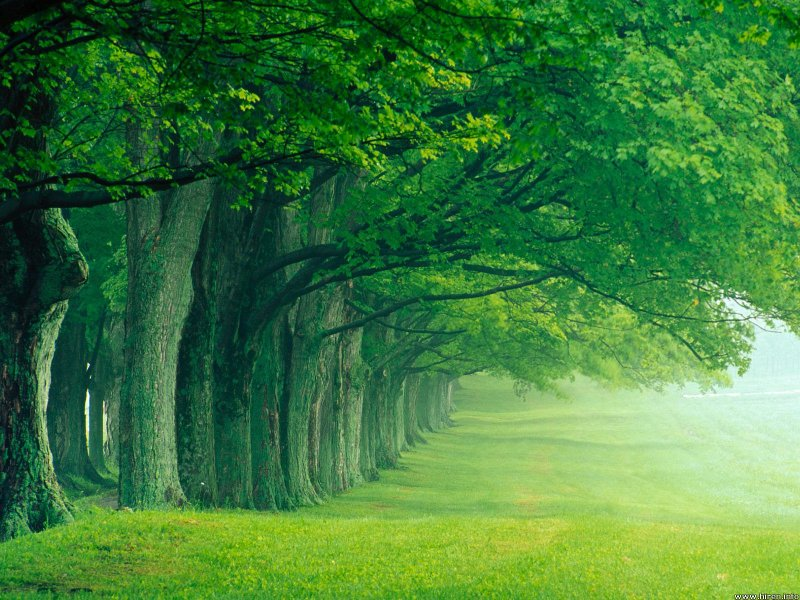
//> input picture dataset/trees.png, 800 x 600 px
$ ./main   (built with g++ and OpenCV 4)
//> lines starting //> are read from the running program, lines starting //| are printed output that depends on the picture
// http://blog.csdn.net/matrix_space/article/details/22488467
// http://blog.csdn.net/matrix_space/article/details/37914085
// PS图层混合算法（六）：差值、溶解、排除
#include "opencv2/core/core.hpp"
#include "opencv2/highgui/highgui.hpp"
#include "opencv2/imgproc/imgproc.hpp"

// 差值
void difference(const cv::Mat& src1, const cv::Mat& src2, cv::Mat& dst)
{
	CV_Assert(src1.size() == src2.size());
	CV_Assert(src1.type() == CV_32FC3 && src2.type() == CV_32FC3);

	dst = src1 - src2;
	dst = cv::abs(dst);
}

// 排除
void exclusion(const cv::Mat& src1, const cv::Mat& src2, cv::Mat& dst)
{
	CV_Assert(src1.size() == src2.size());
	CV_Assert(src1.type() == CV_32FC3 && src2.type() == CV_32FC3);

	dst.create(src1.size(), src1.type());

	const int h = src1.rows;
	const int w = src1.cols;
	for (int y = 0; y < h; ++y)
	{
		cv::Vec3f* dstData = dst.ptr<cv::Vec3f>(y);
		const cv::Vec3f* src1Data = src1.ptr<cv::Vec3f>(y);
		const cv::Vec3f* src2Data = src2.ptr<cv::Vec3f>(y);
		for (int x = 0; x < w; ++x)
		{
			cv::Vec3f& d = dstData[x];
			const cv::Vec3f& s1 = src1Data[x];
			const cv::Vec3f& s2 = src2Data[x];
			for (int i = 0; i < 3; ++i)
			{
				d[i] = s1[i] + s2[i] - 2.0f * s1[i] * s2[i];
				d[i] = std::min(d[i], 1.0f);
			}
		}
	}
}

// 溶解
void dissolve(const cv::Mat& src1, const cv::Mat& src2, cv::Mat& dst, float alpha)
{
	CV_Assert(src1.size() == src2.size());
	CV_Assert(src1.type() == CV_32FC3 && src2.type() == CV_32FC3);
	CV_Assert(alpha >= 0.0f && alpha <= 1.0f);

	dst = src1.clone();

	cv::Mat randMat(src1.size(), CV_32FC1);
	cv::randu(randMat, 0.0f, 1.0f);

	const int h = src1.rows;
	const int w = src1.cols;
	for (int y = 0; y < h; ++y)
	{
		cv::Vec3f* dstData = dst.ptr<cv::Vec3f>(y);
		const cv::Vec3f* src2Data = src2.ptr<cv::Vec3f>(y);
		const float* randData = randMat.ptr<float>(y);
		for (int x = 0; x < w; ++x)
		{
			cv::Vec3f& d = dstData[x];
			const cv::Vec3f& s2 = src2Data[x];
			if (randData[x] < alpha)
			{
				for (int i = 0; i < 3; ++i)
				{
					d[i] = s2[i];
				}
			}
		}
	}
}

int main()
{
	cv::Mat imageUp = cv::imread("../../dataset/trees.png");
//> imageUp is the input picture: 600 rows x 800 cols, CV_8UC3; mean B, G, R 60.1, 125.1, 64.5
	cv::Mat imageDown = cv::imread("../../dataset/mountains.png");
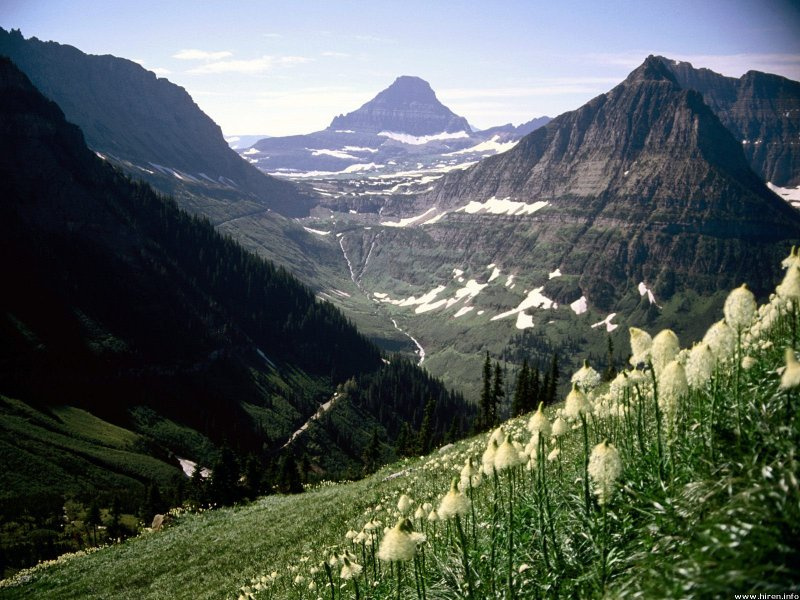
//> input picture dataset/mountains.png, 800 x 600 px
//> imageDown is the input picture: 600 rows x 800 cols, CV_8UC3; mean B, G, R 89.3, 93.9, 85.1
	if (imageUp.empty() || imageDown.empty()
		|| imageUp.size() != imageDown.size())
	{
		return -1;
	}

	cv::imshow("Original up image", imageUp);
	cv::imshow("Original down image", imageDown);

	imageUp.convertTo(imageUp, CV_32FC3, 1.0 / 255.0);
//> imageUp: 600 rows x 800 cols, CV_32FC3
	imageDown.convertTo(imageDown, CV_32FC3, 1.0 / 255.0);
//> imageDown: 600 rows x 800 cols, CV_32FC3

	cv::Mat differenceImage;
	difference(imageUp, imageDown, differenceImage);
//> in difference, `dst = src1 - src2;`:
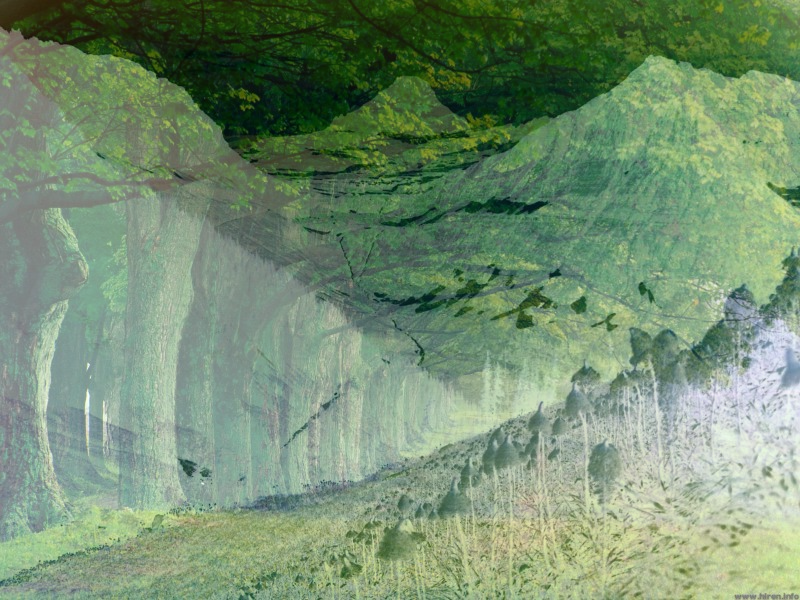
//> dst: 600 rows x 800 cols, CV_32FC3; mean B, G, R -0.115, 0.122, -0.0808; drawn with min black and max white
//> in difference, `dst = cv::abs(dst);`:
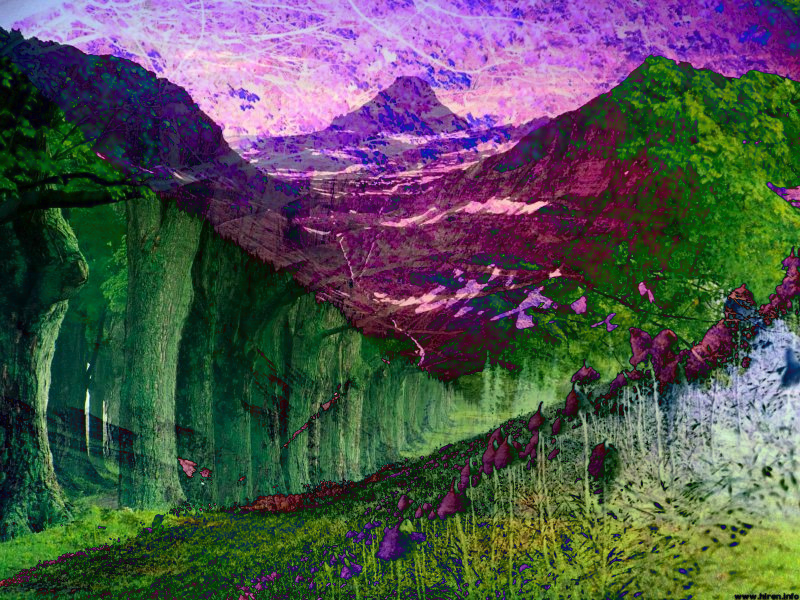
//> dst: 600 rows x 800 cols, CV_32FC3; mean B, G, R 0.317, 0.328, 0.318
	differenceImage.convertTo(differenceImage, CV_8UC3, 255.0);
	cv::imshow("Difference image", differenceImage);

	cv::Mat exclusionImage;
	exclusion(imageUp, imageDown, exclusionImage);
//> after the loop in exclusion, `for (int y = 0; y < h; ++y)`:
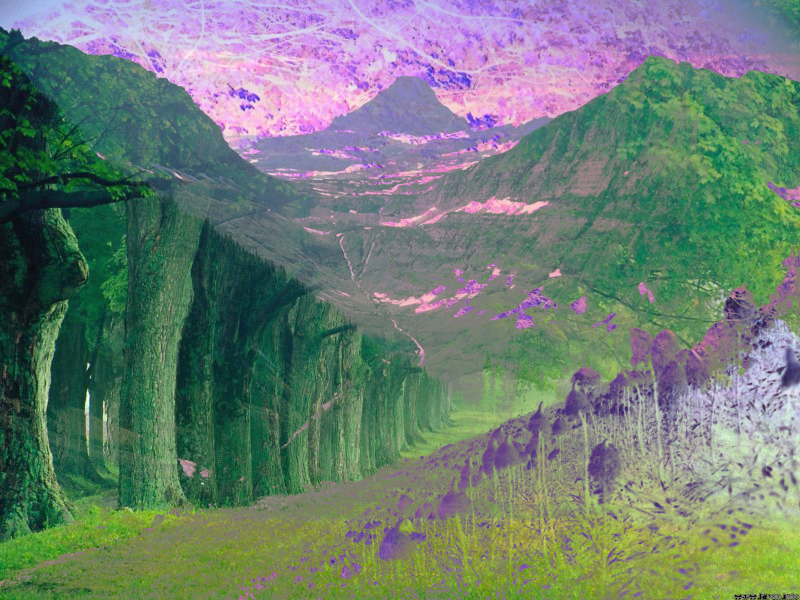
//> dst: 600 rows x 800 cols, CV_32FC3; mean B, G, R 0.456, 0.497, 0.433
	exclusionImage.convertTo(exclusionImage, CV_8UC3, 255.0);
	cv::imshow("Exclusion image", exclusionImage);

	cv::Mat dissolveImage;
	dissolve(imageUp, imageDown, dissolveImage, 0.75f);
//> after the loop in dissolve, `for (int y = 0; y < h; ++y)`:
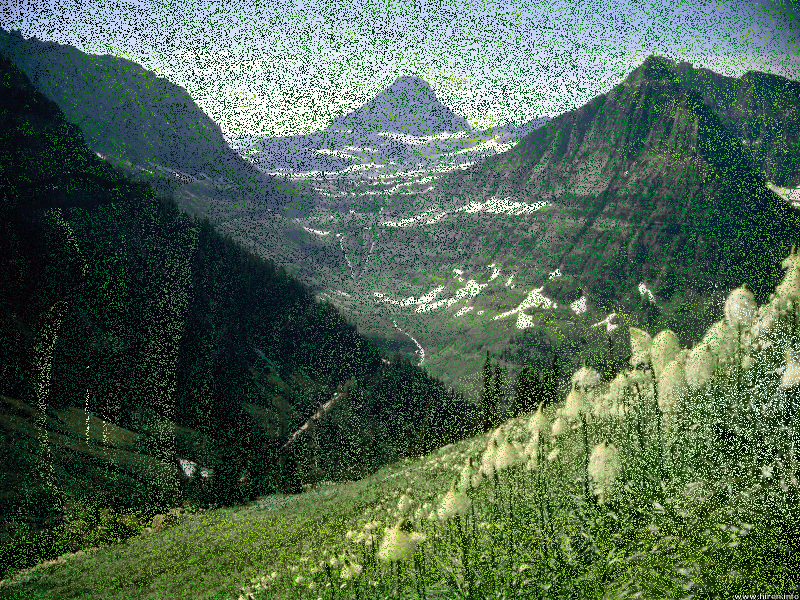
//> dst: 600 rows x 800 cols, CV_32FC3; mean B, G, R 0.322, 0.399, 0.314
	dissolveImage.convertTo(dissolveImage, CV_8UC3, 255.0);
	cv::imshow("Dissolve image", dissolveImage);

	cv::waitKey();
	return 0;
}
